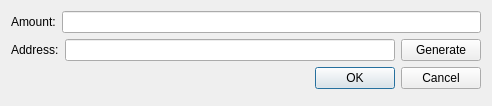
<?xml version="1.0" encoding="UTF-8"?>
<ui version="4.0">
 <class>MWEBPegOutDialog</class>
 <widget class="QDialog" name="MWEBPegOutDialog">
  <property name="geometry">
   <rect>
    <x>0</x>
    <y>0</y>
    <width>492</width>
    <height>106</height>
   </rect>
  </property>
  <property name="windowTitle">
   <string>MWEB Peg-Out LTC</string>
  </property>
  <layout class="QFormLayout" name="formLayout">
   <property name="sizeConstraint">
    <enum>QLayout::SetMaximumSize</enum>
   </property>
   <item row="0" column="0" colspan="2">
    <layout class="QVBoxLayout" name="verticalLayout">
     <item>
      <layout class="QHBoxLayout" name="horizontalLayout">
       <item>
        <widget class="QLabel" name="label">
         <property name="text">
          <string>Amount:</string>
         </property>
        </widget>
       </item>
       <item>
        <widget class="BitcoinAmountField" name="amount"/>
       </item>
      </layout>
     </item>
     <item>
      <layout class="QHBoxLayout" name="horizontalLayout">
       <item>
        <widget class="QLabel" name="label">
         <property name="text">
          <string>Address:</string>
         </property>
        </widget>
       </item>
       <item>
        <widget class="QValidatedLineEdit" name="address"/>
       </item>
       <item>
        <widget class="QPushButton" name="generateAddress">
         <property name="text">
          <string>Generate</string>
         </property>
        </widget>
       </item>
      </layout>
     </item>
     <item>
      <widget class="QDialogButtonBox" name="buttonBox">
       <property name="orientation">
        <enum>Qt::Horizontal</enum>
       </property>
       <property name="standardButtons">
        <set>QDialogButtonBox::Cancel|QDialogButtonBox::Ok</set>
       </property>
      </widget>
     </item>
    </layout>
   </item>
  </layout>
 </widget>
 <customwidgets>
  <customwidget>
   <class>BitcoinAmountField</class>
   <extends>QLineEdit</extends>
   <header>qt/bitcoinamountfield.h</header>
   <container>1</container>
  </customwidget>
  <customwidget>
   <class>QValidatedLineEdit</class>
   <extends>QLineEdit</extends>
   <header>qt/qvalidatedlineedit.h</header>
  </customwidget>
 </customwidgets>
 <resources/>
 <connections>
  <connection>
   <sender>buttonBox</sender>
   <signal>accepted()</signal>
   <receiver>MWEBPegOutDialog</receiver>
   <slot>accept()</slot>
   <hints>
    <hint type="sourcelabel">
     <x>248</x>
     <y>254</y>
    </hint>
    <hint type="destinationlabel">
     <x>157</x>
     <y>274</y>
    </hint>
   </hints>
  </connection>
  <connection>
   <sender>buttonBox</sender>
   <signal>rejected()</signal>
   <receiver>MWEBPegOutDialog</receiver>
   <slot>reject()</slot>
   <hints>
    <hint type="sourcelabel">
     <x>316</x>
     <y>260</y>
    </hint>
    <hint type="destinationlabel">
     <x>286</x>
     <y>274</y>
    </hint>
   </hints>
  </connection>
 </connections>
</ui>
